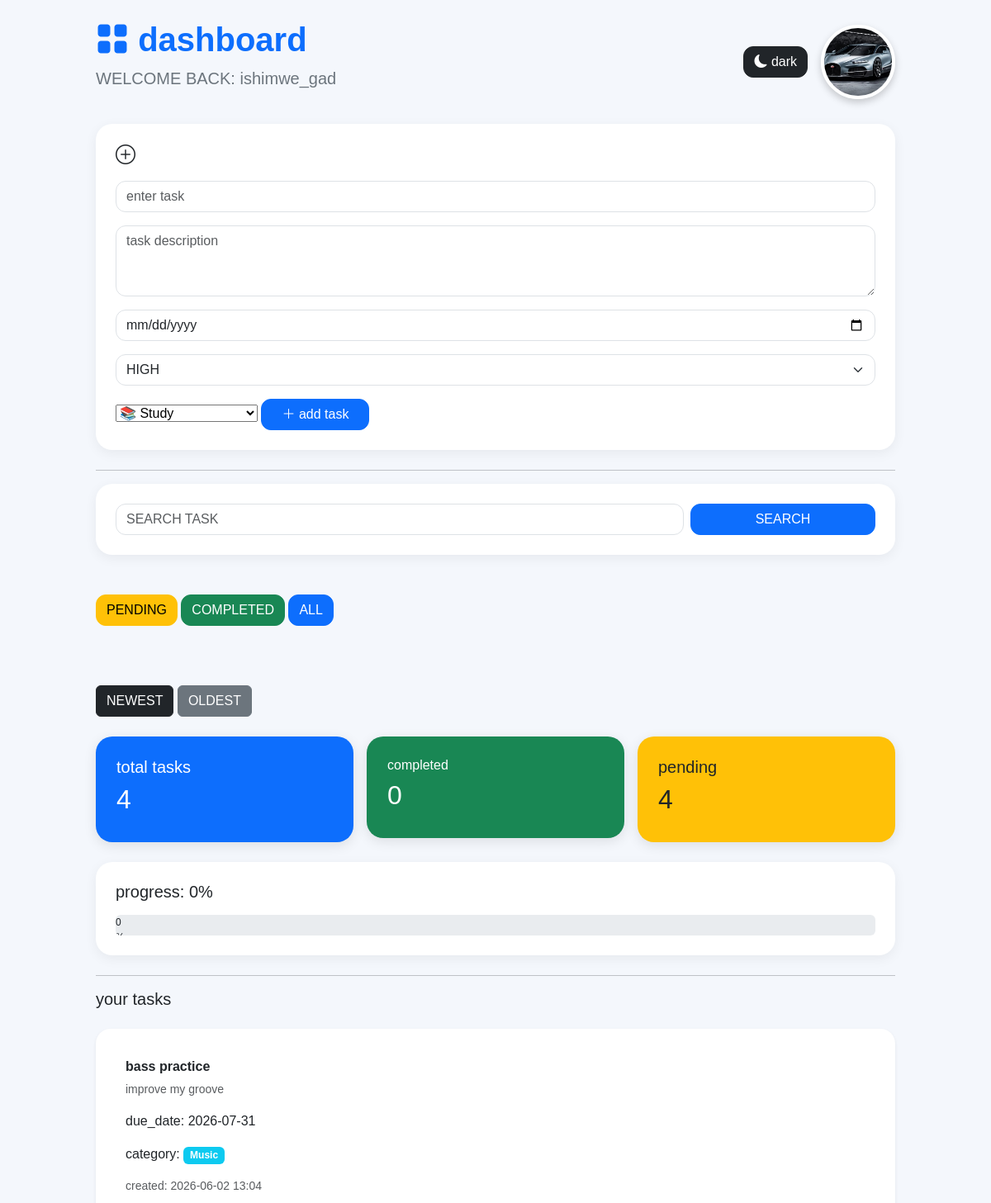
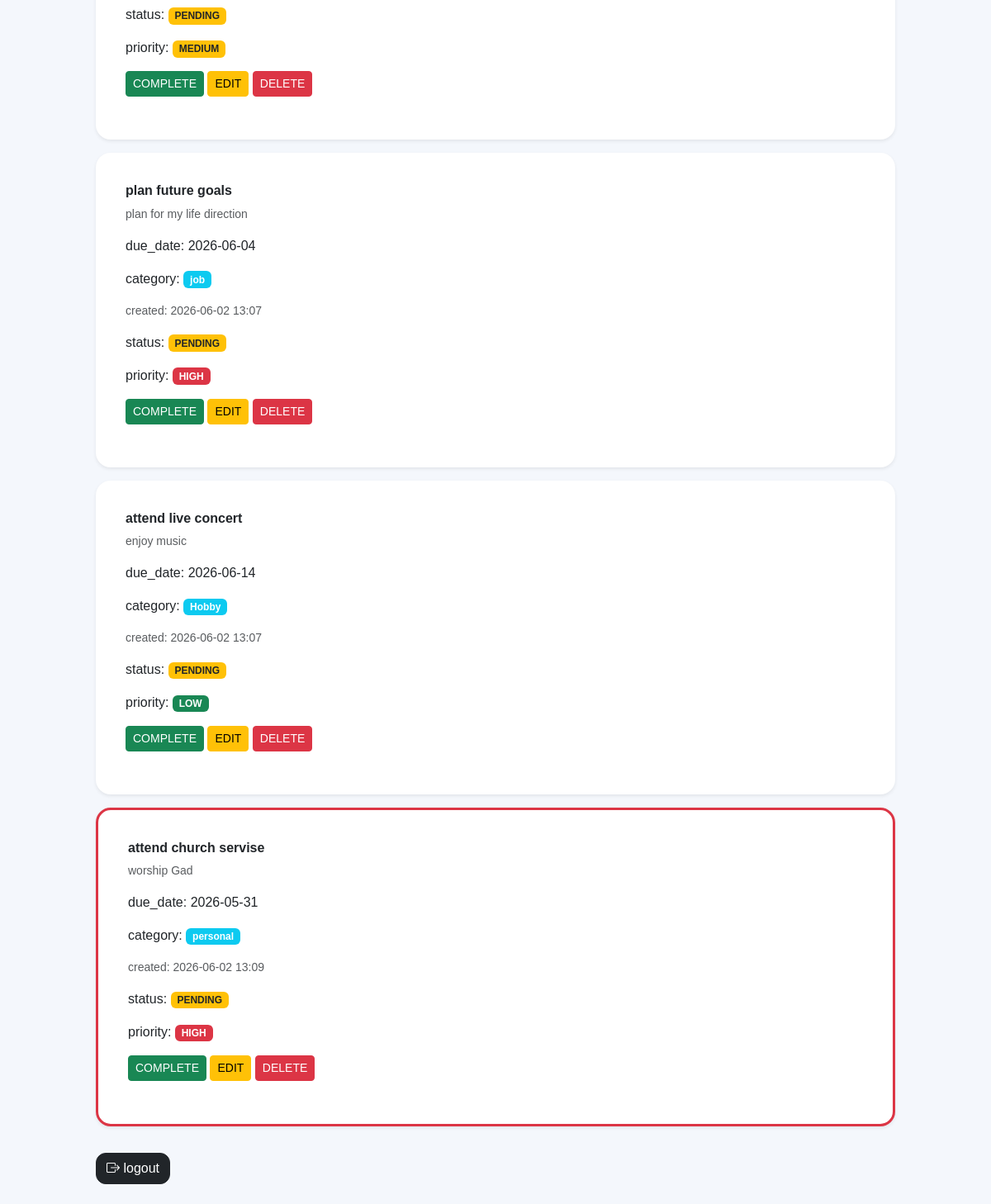
The app's page /dashboard (signed in) with its own data (2 pictures, top to bottom).
### tables this page shows
CREATE TABLE users (
        id INTEGER PRIMARY KEY AUTOINCREMENT,
        username TEXT UNIQUE,
        password TEXT
           );

CREATE TABLE tasks (
        id INTEGER PRIMARY KEY AUTOINCREMENT,
        user_id INTEGER,
        title TEXT NOT NULL,
        description TEXT,
        status TEXT NOT NULL,
        due_date TEXT,
        priority TEXT,
        category TEXT,
        created_at TEXT
           );

### app.py (the view)
@app.route('/dashboard')
def dashboard():
    username = session.get('username')
    if not username:
        return redirect('/')
    conn = sqlite3.connect('users.db')
    cursor = conn.cursor()
    cursor.execute("SELECT id FROM users WHERE username=?", (username,))
    user = cursor.fetchone()
    user_id = user[0]
    search = request.args.get('search')
    status = request.args.get('status')
    sort = request.args.get('sort')
    if search:
        cursor.execute(
            "SELECT id, title, description, status, due_date, priority, category, created_at FROM tasks WHERE user_id=? AND title LIKE ?",
            (user_id, '%' + search + '%')
        )
    elif status:
           cursor.execute(
            "SELECT id, title, description, status, due_date, priority, category, created_at FROM tasks WHERE user_id=? AND status=?",
            (user_id, status)
        )
    else:
        if sort == "newest":
            cursor.execute(
             "SELECT id, title, description, status, due_date, priority, category, created_at FROM tasks WHERE user_id=? ORDER BY id DESC",
            (user_id,)
        )
        elif sort == "oldest":
            cursor.execute(
                "SELECT id, title, description, status, due_date, priority, category, created_at FROM tasks WHERE user_id=? ORDER BY id ASC",
                (user_id,)
            )
        else:
            cursor.execute(
                "SELECT id, title, description, status, due_date, priority, category, created_at FROM tasks WHERE user_id=?",
                (user_id,)
            )
    tasks = cursor.fetchall()
    cursor.execute(
        "SELECT COUNT(*) FROM tasks WHERE user_id=?",
        (user_id,)
     )
    total_tasks = cursor.fetchone()[0]
    cursor.execute(
        "SELECT COUNT(*) FROM tasks WHERE user_id=? AND status=?",
        (user_id,"completed")
    )
    completed_tasks = cursor.fetchone()[0]
    cursor.execute(
        "SELECT COUNT(*)FROM tasks WHERE user_id=? AND status=?",
        (user_id,"pending")
    )
    pending_tasks = cursor.fetchone()[0]
    if total_tasks > 0:
        progress = int((completed_tasks / total_tasks) * 100)
    else:
        progress = 0
    current_date = datetime.now().strftime("%Y-%m-%d")
    conn.close()
    return render_template(
        'dashboard.html',
        username=username,
        tasks=tasks,
        total_tasks=total_tasks,
        completed_tasks=completed_tasks,
        pending_tasks=pending_tasks,
        progress=progress,
        current_date=current_date
    )

### templates/dashboard.html (shortened to what this page needs)
<!DOCTYPE html>
<html>
    <head>
        <link
        href="https://cdn.jsdelivr.net/npm/bootstrap@5.3.3/dist/css/bootstrap.min.css"rel="stylesheet">
        <link
        rel="stylesheet"
        href="https://cdn.jsdelivr.net/npm/bootstrap-icons@1.11.3/font/bootstrap-icons.min.css">
    </head>
    <body id="body">
        <div class="container py-4 px-3" style="max-width:1000px;">
        <div class="d-flex justify-content-between align-items-center mb-4">
        <div>
            <h1 class="fw-bold text-primary">
                <i class="bi bi-grid-fill"></i>
                dashboard
            </h1>
            <p class="text-secondary fs-5">
                WELCOME BACK: {{ username }}
           </p>
        </div>
        <div class="d-flex align-items-center gap-3">
        <button
        onclick="toggleDarkMode()"
        class="btn btn-dark custom-btn">
        <i class="bi bi-moon-fill"></i>
        dark
       </button>
        <img
        src="{{ url_for('static', filename='gd.jpg') }}"
        width="90px"
        height="90"
        class="profile-img">
      </div>
     </div>
    <div class="card main-card p-4 mb-4">
        <h4 class="mb-3">
            <i class="bi bi-plus-circle"></i>
        </h4>
        <form method="POST" action="/add_task">
            <input
                 class="form-control mb-3"
                 type="text"
                 name="title"
                 placeholder="enter task"
                 required>
            <textarea
                class="form-control mb-3"
                name="description"
                rows="3"
                placeholder="task description"
                required></textarea>
            <input
                  class="form-control mb-3"
                  type="date"
                  name="due_date"
                   required>
            <select
                name="priority"
                class="form-select mb-3">
                <option value="HIGH">HIGH</option>
            </select>
            <select
                name="category"
                class="form-select-mb3">
                <option value="study">📚 Study</option>
            </select>
            <button class="btn btn-primary custom-btn px-4"
            type="submit">
            <i class="bi bi-plus-lg"></i>
            add task
        </button>
        </form>
    </div>
        <hr>
        <div class="card main-card p-4 mb-4">
        <form method="GET" action="/dashboard">
        <div class="row g-2">
        <div class="col-md-9">
        <input
            class="form-control"
            type="text"
            name="search"
            placeholder="SEARCH TASK">
        </div>
        <div class="col-md-3">
        <button
         class="btn btn-primary w-100 custom-btn"
         type="submit">SEARCH
        </button>
        </div>
        </div>
        </form>
        </div>
        <br>
        <div class="mb-4">
        <a
           class="btn btn-warning custom-btn"
           href="/dashboard?status=pending">PENDING</a>
        <a
           class="btn btn-success custom-btn"
           href="/dashboard?status=completed">COMPLETED</a>
        <a
          class="btn btn-primary custom-btn"
           href="/dashboard">ALL
        </a>
        </div>
        <br><br>
        <a
        class="btn btn-dark"
        href="/dashboard?sort=newest"
        >
        NEWEST
       </a>
       <a
       class="btn btn-secondary"
       href="dashboard?sort=oldest"
       >
       OLDEST
       </a>
       <br><br>
       <div class="row g-3 mb-4">
        <div class="col-md-4">
            <div class="stats-card bg-primary">
              <h5>total tasks</h5>
              <h2>{{ total_tasks }}</h2>
       </div>
     </div>
     <div class="col-md-4">
        <div class="stats-card bg-success">
           <h6>completed</h6>
           <h2>{{ completed_tasks }}</h2>
    </div>
  </div>
    <div class="col-md-4">
        <div class="stats-card bg-warning text-dark">
        <h5>pending</h5>
        <h2>{{ pending_tasks}}</h2>
   </div>
  </div>
 </div>
 <div class="card main-card p-4 mb-4">
    <h5 class="mb-3">
        progress: {{ progress}}%
    </h5>
    <div class="progress" style="height: 25px;">
    <div
        class="progress-bar-striped progress-bar-animated bg-success"
        role="progressbar"
        style="width: {{ progress }}%;">
        {{ progress }}%
    </div>
    </div>
 </div>
        <hr>
        <h5>your tasks</h5>
        <div class="mt-4">
            {% for task in tasks %}
            <div class="card task-card mb-3 shadow-sm
            {% if task[3] != 'completed' and task[4] < current_date %}
            border_danger
            {% endif %}
            ">
                <div class="card-body">
                    <h6 class="card-title fw-bold">
                        {{ task[1] }}
                    </h6>
                    <p class="text-muted small">
                        {{ task[2] }}
                    </p>
                    <p class="card-text">
                        due_date:
                        {{ task[4] }}
                    </p>
                    <p>
                        category:
                        <span class="badge bg-info">
                        {{ task[6] }}
                        </span>
                    </p>
                    <p class="text-muted small">
                        created:
                        {{ task[7] }}
                    </p>
                    <p>
                    status:
                    {% if task[3] == 'completed' %}
                    <span class="badge bg-success">
                        COMPLETED
                    </span>
                    {% else %}
                    <span class="badge bg-warning text-dark">
                        PENDING
                    </span>
                    {% endif %}
                </p>
                <p>
                    priority:
                    {% if task[5] == 'HIGH' %}
                    <span class="badge bg-danger">
                        HIGH
                    </span>
                    {% elif task[5] == 'MEDIUM' %}
                    <span class="badge bg-warning text-dark">
                        MEDIUM
                    </span>
                    {% else %}
                 <span class="badge bg-success">
                    LOW
                 </span>
                 {% endif %}
            <p/>
            {% if task[3] == 'pending' %}
            <a
                class="btn btn-success btn-sm"
                href="/complete_task/{{ task[0] }}">
                COMPLETE
                </a>
                {% endif %}
                <a
                class="btn btn-warning btn-sm"
                href="/edit_task/{{ task[0] }}">
                EDIT
                </a>
                <a
                 class="btn btn-danger btn-sm"
                 href="/delete_task/{{ task[0] }}"
                 onclick="return confirm('Are you sure you want to delete this task?')">
                DELETE
                </a>
                </div>
            </div>
            {% endfor %}
        </div>
        <a
         href="/logout"
         class="btn btn-dark custom-btn mt-3">
         <i class="bi bi-box-arrow-right"></i>
         logout
        </a>
        </div>
    </body>
</html>

### templates/dashboard.html (style rules this page uses)
body { background:#f4f7fc; font-family: arial, sans-serif; }
.main-card { border:none; border-radius: 20px; box-shadow:0 4px 15px rgba(0,0,0,0.06) ; }
.task-card { border:none; border-radius: 18px; transition:0.3s; background:white; padding: 20px; }
.border_danger { border: 3px solid #dc3545 !important; }
.stats-card { padding: 25px; border-radius: 20px; color: white; box-shadow: 0 4px 15px rgba(0,0,0,0.1); }
.form-control, .form-select { border-radius: 12px; }
.custom-btn { border-radius: 12px; transition:0.3s; }
.profile-img { border-radius: 50%; object-fit:cover; border: 4px solid white; box-shadow: 0 4px 10px rgba(0,0,0,0.2); }

### records on screen
users: username "ishimwe_gad"
tasks: title "bass practice", description "improve my groove", due_date "2026-07-31", category "Music", created_at "2026-06-02 13:04", status "PENDING", priority "MEDIUM"
tasks: title "plan future goals", description "plan for my life direction", due_date "2026-06-04", category "job", created_at "2026-06-02 13:07", status "PENDING", priority "HIGH"
tasks: title "attend live concert", description "enjoy music", due_date "2026-06-14", category "Hobby", created_at "2026-06-02 13:07", status "PENDING", priority "LOW"
tasks: title "attend church servise", description "worship Gad", due_date "2026-05-31", category "personal", created_at "2026-06-02 13:09", status "PENDING", priority "HIGH"

### other values on screen
{{ total_tasks }} "4"
{{ completed_tasks }} "0"
{{ pending_tasks }} "4"
{{ progress }} "0"
